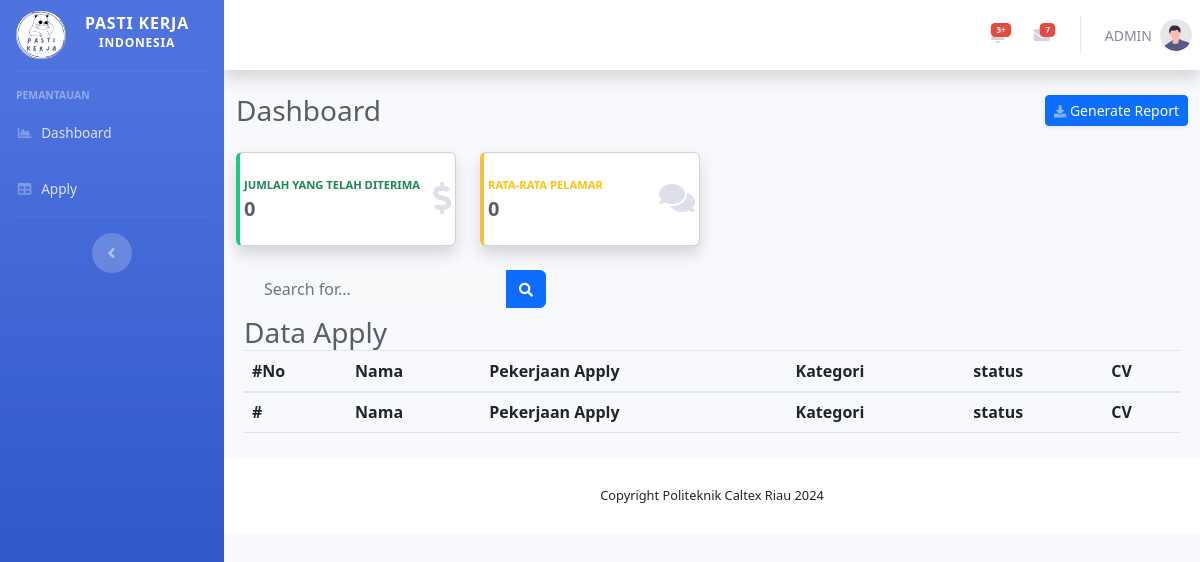
The app's page /index.php/admin/admin/apply, older data.
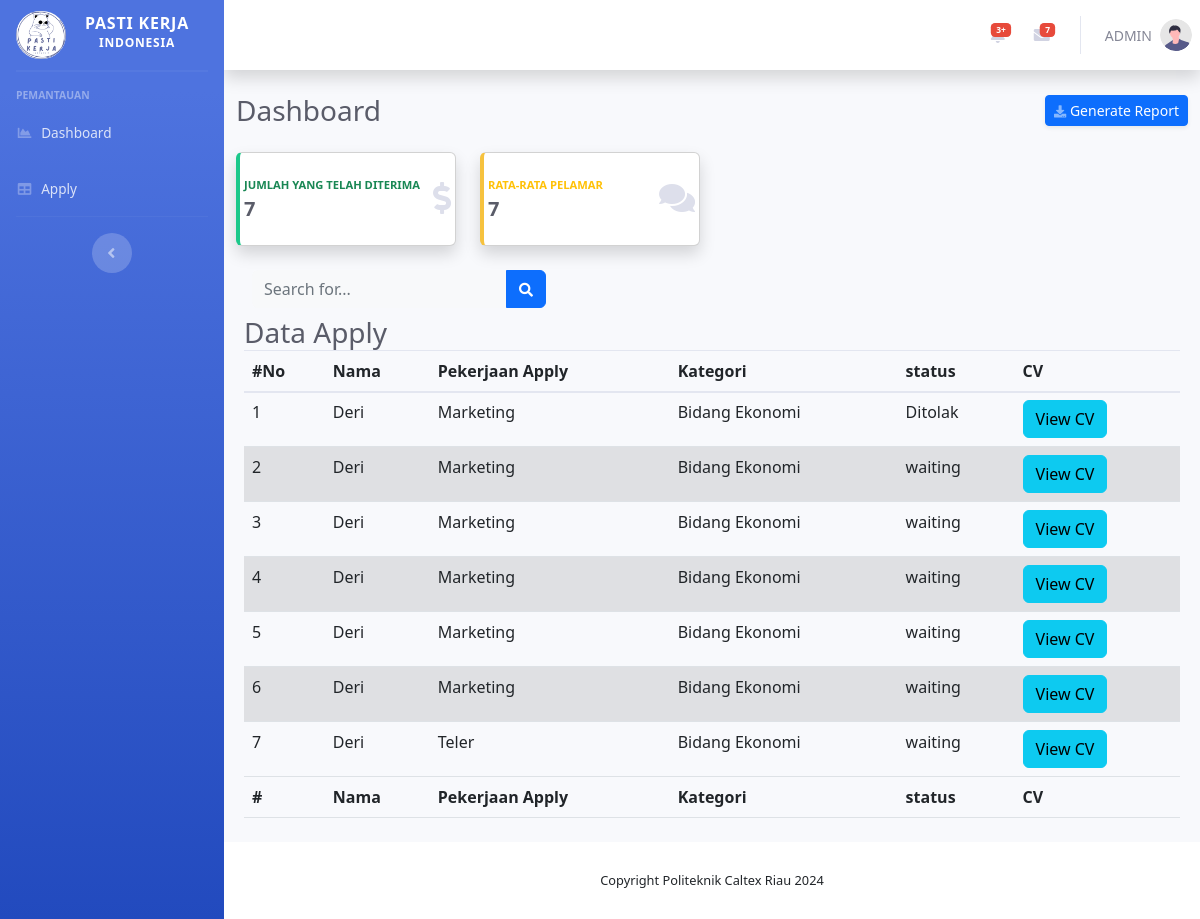
The same page, newer data.
### tables this page shows
CREATE TABLE `apply` (
  `id_apply` int(11) NOT NULL,
  `id_pengambil` int(11) NOT NULL,
  `id_lowongan` int(11) NOT NULL,
  `status` varchar(255) NOT NULL,
  `cv` varchar(255) NOT NULL
);

CREATE TABLE `user` (
  `id_user` int(11) NOT NULL,
  `nama` varchar(255) NOT NULL,
  `jenis_kelamin` varchar(255) NOT NULL,
  `email` varchar(255) NOT NULL,
  `lokasi` varchar(255) NOT NULL,
  `pass` varchar(255) NOT NULL,
  `noHp` varchar(255) NOT NULL,
  `profilePicture` varchar(255) NOT NULL,
  `role` varchar(255) NOT NULL,
  `lisensi_sertifikasi` varchar(255) NOT NULL,
  `desc` varchar(255) NOT NULL,
  `id_google` varchar(50) NOT NULL
);

CREATE TABLE `lowongan` (
  `id_lowongan` int(11) NOT NULL,
  `lowongan` varchar(255) NOT NULL,
  `status` varchar(255) NOT NULL,
  `requirement` varchar(255) NOT NULL,
  `lokasi` varchar(255) NOT NULL,
  `kategori` varchar(255) NOT NULL,
  `type` varchar(255) NOT NULL,
  `id_user` int(11) NOT NULL,
  `salary` varchar(255) NOT NULL,
  `desc` varchar(255) NOT NULL
);

### application/controllers/admin/Admin.php (called while the page is built, shortened)
<?php
class Admin extends RestController{
  public function __construct(){
    $this->load->model('Exp_model','exp');
    $this->load->model('User_model','user');
  }
  public function apply_get(){
    $data['apply'] = $this->user->selectAll('apply');
    $this->load->view('layout/headerAdm');
		$this->load->view('admin/apply',$data);
		$this->load->view('layout/footerAdm');
  }
}

### application/libraries/RestController.php (called while the page is built, shortened)
<?php
class RestController extends \CI_Controller
{
    protected $allowed_http_methods = ['get', 'delete', 'post', 'put', 'options', 'patch', 'head'];
    protected $request = null;
    protected $_supported_formats = [
        'json'       => 'application/json',
        'array'      => 'application/json',
        'csv'        => 'application/csv',
        'html'       => 'text/html',
        'jsonp'      => 'application/javascript',
        'php'        => 'text/plain',
        'serialized' => 'application/vnd.php.serialized',
        'xml'        => 'application/xml',
    ];
    private $is_valid_request = true;
    public function __construct($config = 'rest')
    {
        $supported_formats = $this->config->item('rest_supported_formats');
        $this->_supported_formats = array_intersect_key($this->_supported_formats, array_flip($supported_formats));
        $this->request = new stdClass();
        $this->request->method = $this->_detect_method();
    }
    public function _remap($object_called, $arguments = [])
    {
        $object_called = preg_replace('/^(.*)\.(?:'.implode('|', array_keys($this->_supported_formats)).')$/', '$1', $object_called);
        $controller_method = $object_called.'_'.$this->request->method;
        try {
            if ($this->is_valid_request) {
                call_user_func_array([$this, $controller_method], $arguments);
            }
        } catch (Exception $ex) {
            if ($this->config->item('rest_handle_exceptions') === false) {
                throw $ex;
            }
            $_error = &load_class('Exceptions', 'core');
            $_error->show_exception($ex);
        }
    }
    protected function _detect_method()
    {
        $method = null;
        if ($this->config->item('enable_emulate_request') === true) {
            $method = $this->input->post('_method');
            if ($method === null) {
                $method = $this->input->server('HTTP_X_HTTP_METHOD_OVERRIDE');
            }
            $method = strtolower($method ?? '');
        }
        if (empty($method)) {
            $method = strtolower($method ?? '');
        }
        return in_array($method, $this->allowed_http_methods) && method_exists($this, '_parse_'.$method) ? $method : 'get';
    }
}

### index.php (called while the page is built, shortened)
<?php
require_once BASEPATH.'core/CodeIgniter.php';

### application/models/User_model.php (called while the page is built, shortened)
<?php
class User_model extends CI_Model
{
  public function getwhere($table, $where, $id = null)
  {
    if ($id !== null) {
      $this->db->where($where, $id);
    } else {
      $this->db->where($where);
    }
    $query = $this->db->get($table);
    return $query->row();
  }
  public function selectAll($table)
  {
    $query = $this->db->get($table);
    if ($query->num_rows() > 0) {
      return $query->result();
    } else {
      return array();
    }
  }
}

### application/views/admin/apply.php (the view, shortened to what the changed rows need)
<div class="d-sm-flex align-items-center justify-content-between mb-4">
    <h1 class="h3 mb-0 text-gray-800">Dashboard</h1>
</div>
<div class="row">
    <div class="col-xl-3 col-md-6 mb-4">
        <div class="card border-left-success shadow h-100 py-2">
            <div class="card-body">
                <div class="row no-gutters align-items-center">
                    <div class="col mr-2">
                        <div class="text-xs font-weight-bold text-success text-uppercase mb-1">
                            jumlah yang telah diterima</div>
                        <?php $data = $this->db->get('apply');
                        $this->db->where('status', 'diterima');
                        if ($data->num_rows() > 0) {
                            $count = $data->num_rows();
                        } else {
                            $count = 0;
                        }
                        $this->db->reset_query(); ?>
                        <div class="h5 mb-0 font-weight-bold text-gray-800">
                            <?php echo $count ?>
                        </div>
                    </div>
                </div>
            </div>
        </div>
    </div>
    <div class="col-xl-3 col-md-6 mb-4">
        <div class="card border-left-warning shadow h-100 py-2">
            <div class="card-body">
                <div class="row no-gutters align-items-center">
                    <div class="col mr-2">
                        <div class="text-xs font-weight-bold text-warning text-uppercase mb-1">
                            rata-rata pelamar</div>
                        <?php $data = $this->db->get('apply');
                        if ($data->num_rows() > 0) {
                            $count = $data->num_rows();
                        } else {
                            $count = 0;
                        }
                        $this->db->reset_query(); ?>
                        <div class="h5 mb-0 font-weight-bold text-gray-800">
                            <?php echo $count ?>
                        </div>
                    </div>
                </div>
            </div>
        </div>
    </div>
</div>
<div class="container-md p-2">
    <div class="d-flex justify-content-between">
        <h1 class="h3 mb-0 text-gray-800">Data Apply</h1>
    </div>
    <table id="example" class="table table-striped" style="width:100%">
        <thead>
            <tr>
                <th>#No</th>
                <th>Nama</th>
                <th>Pekerjaan Apply</th>
                <th>Kategori</th>
                <th>status</th>
                <th>CV</th>
            </tr>
        </thead>
        <tbody>
            <tr>
                <?php $no = 1;
                foreach ($apply as $row) : ?>
            <tr>
                <td>
                    <?php echo $no++; ?>
                </td>
                <td>
                    <?php
                    $applicant = $this->user->getwhere('user', 'id_user', $row->id_pengambil);
                    if ($applicant !== null) {
                        echo $applicant->nama;
                    } else {
                        echo "User Not Found";
                    }
                    ?>
                </td>
                <td>
                    <?php if ($row->status === 'pending') : ?>
                        <form method="post" action="">
                            <input type="hidden" name="id_apply" value="<?php echo $row->id_apply; ?>">
                            <input type="hidden" name="status" value="rejected">
                            <input type="text" name="description" placeholder="Enter reason for rejection" required>
                            <button type="submit" class="btn btn-danger" name="reject">Reject</button>
                        </form>
                        <form method="post" action="">
                            <input type="hidden" name="id_apply" value="<?php echo $row->id_apply; ?>">
                            <input type="hidden" name="status" value="accepted">
                            <input type="text" name="description" placeholder="Enter reason for acceptance" required>
                            <button type="submit" class="btn btn-success" name="accept">Accept</button>
                        </form>
                    <?php else : ?>
                        <?php
                        $job = $this->user->getwhere('lowongan', 'id_lowongan', $row->id_lowongan);
                        if ($job !== null) {
                            echo $job->lowongan;
                        } else {
                            echo "Job Not Found";
                        }
                        ?>
                    <?php endif; ?>
                </td>
                <td>
                    <?php $kat = $this->user->getwhere('lowongan', 'id_lowongan', $row->id_lowongan);
                    if ($kat !== null) {
                        echo $kat->kategori;
                    } else {
                        echo "No Category";
                    } ?>
                </td>
                <td>
                    <?php echo $row->status; ?>
                </td>
                <td>
                    <button class="btn btn-info" data-toggle="modal" data-target="#viewCVModal_<?php echo $row->id_apply; ?>">
                        View CV
                    </button>
                </td>
            </tr>
        <?php endforeach; ?>
        </tr>
        <tfoot>
            <tr>
                <th>#</th>
                <th>Nama</th>
                <th>Pekerjaan Apply</th>
                <th>Kategori</th>
                <th>status</th>
                <th>CV</th>
            </tr>
        </tfoot>
        </tbody>
    </table>

Row changes from the older to the newer data that the page shows:
added apply: id_pengambil.nama "Deri", id_lowongan.lowongan "Marketing", id_lowongan.kategori "Bidang Ekonomi", status "Ditolak"
added apply: id_pengambil.nama "Deri", id_lowongan.lowongan "Marketing", id_lowongan.kategori "Bidang Ekonomi", status "waiting"
added apply: id_pengambil.nama "Deri", id_lowongan.lowongan "Marketing", id_lowongan.kategori "Bidang Ekonomi", status "waiting"
added apply: id_pengambil.nama "Deri", id_lowongan.lowongan "Marketing", id_lowongan.kategori "Bidang Ekonomi", status "waiting"
added apply: id_pengambil.nama "Deri", id_lowongan.lowongan "Marketing", id_lowongan.kategori "Bidang Ekonomi", status "waiting"
added apply: id_pengambil.nama "Deri", id_lowongan.lowongan "Marketing", id_lowongan.kategori "Bidang Ekonomi", status "waiting"
added apply: id_pengambil.nama "Deri", id_lowongan.lowongan "Teler", id_lowongan.kategori "Bidang Ekonomi", status "waiting"
Text that changed along with them:
$count: "0" → "7"
